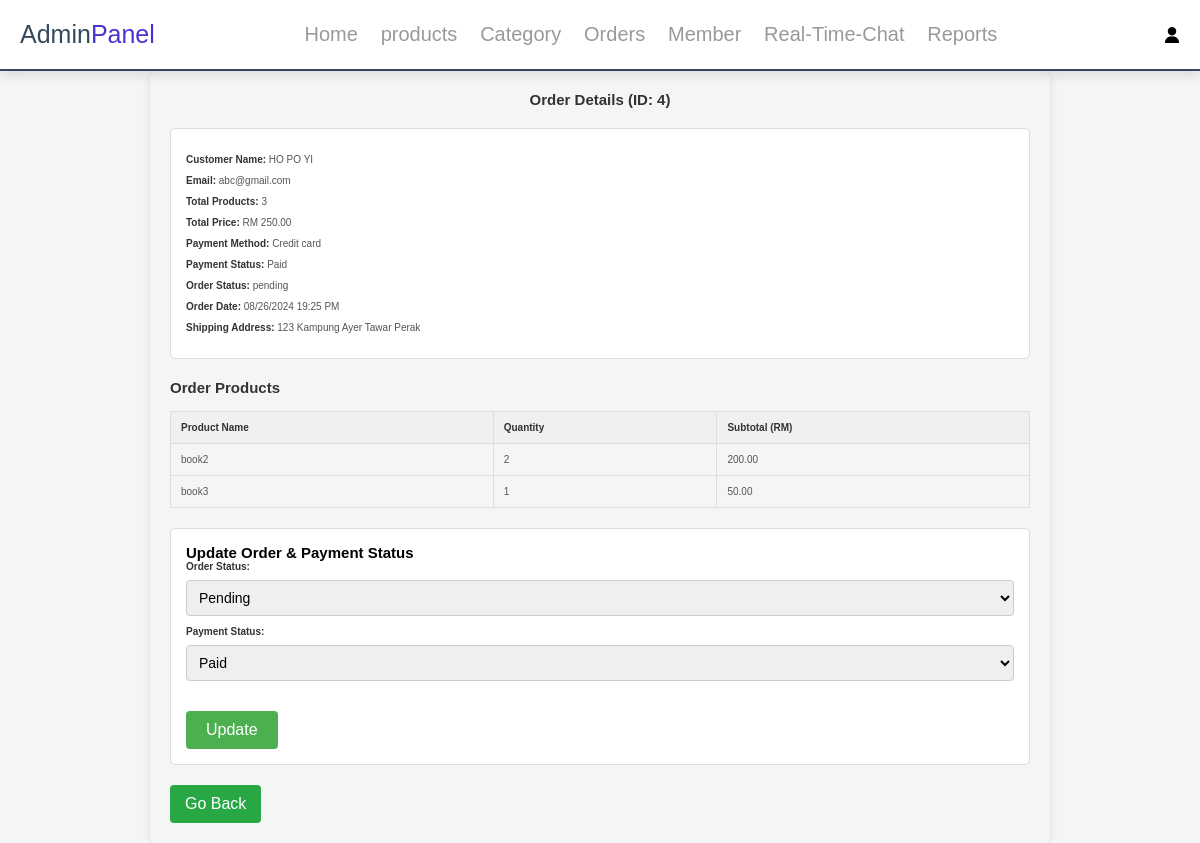
/admin/admin_order_detail.php?id=4 (signed in), run on the app's committed database.
### tables this page shows
CREATE TABLE `orders` (
  `id` int(11) NOT NULL,
  `member_id` int(11) NOT NULL,
  `date` date NOT NULL,
  `time` time NOT NULL,
  `total_product` int(11) NOT NULL,
  `total_price` double NOT NULL,
  `address` varchar(255) NOT NULL,
  `status` varchar(100) NOT NULL
);

CREATE TABLE `user` (
  `id` int(11) NOT NULL,
  `image` varchar(100) NOT NULL,
  `name` varchar(100) NOT NULL,
  `gender` char(1) NOT NULL,
  `dob` date NOT NULL,
  `email` varchar(100) NOT NULL,
  `telephone` varchar(100) NOT NULL,
  `address` varchar(100) NOT NULL,
  `password` varchar(100) NOT NULL,
  `status` varchar(100) NOT NULL,
  `role` varchar(100) NOT NULL,
  `login_attempts` int(11) DEFAULT 0,
  `last_attempt` timestamp NULL DEFAULT NULL,
  `block_until` timestamp NULL DEFAULT NULL
);

CREATE TABLE `payment` (
  `id` int(11) NOT NULL,
  `orders_id` int(11) NOT NULL,
  `amount` double NOT NULL,
  `payment_method` varchar(100) NOT NULL,
  `bankAccount` varchar(20) NOT NULL,
  `CVV` varchar(5) NOT NULL,
  `expired_date` date NOT NULL,
  `status` varchar(100) NOT NULL
);

CREATE TABLE `orderproduct` (
  `id` int(11) NOT NULL,
  `ordersid` int(11) NOT NULL,
  `product_id` int(11) NOT NULL,
  `quantity` int(11) NOT NULL,
  `subtotal` double NOT NULL
);

CREATE TABLE `product` (
  `id` int(11) NOT NULL,
  `name` varchar(100) NOT NULL,
  `author` varchar(100) NOT NULL,
  `price` double NOT NULL,
  `description` varchar(255) NOT NULL,
  `image` varchar(255) NOT NULL,
  `stock` int(11) NOT NULL,
  `category_id` int(11) NOT NULL
);

### admin/admin_order_detail.php (the view, shortened to what this page needs)
<?php
include '../components/_base.php';
$order_id = get('id');
global $_db;
$order_stmt = $_db->prepare("
    SELECT o.*, u.name AS customer_name, u.email, p.payment_method, p.bankAccount, p.status AS payment_status, p.amount
    FROM orders o
    INNER JOIN user u ON o.member_id = u.id
    LEFT JOIN payment p ON o.id = p.orders_id
    WHERE o.id = ?
");
$order_stmt->execute([$order_id]);
$order = $order_stmt->fetch();
$order_products_stmt = $_db->prepare("
    SELECT p.name, p.price, op.quantity, op.subtotal
    FROM orderproduct op
    INNER JOIN product p ON op.product_id = p.id
    WHERE op.ordersid = ?
");
$order_products_stmt->execute([$order_id]);
$order_products = $order_products_stmt->fetchAll();
?>
<!DOCTYPE html>
<html lang="en">
<head>
    <link rel="stylesheet" href="../css/admin_style.css">
</head>
<body>
<?php include '../components/admin_header.php'; ?>
<section class="order-detail">
    <h1>Order Details (ID: <?= encode($order->id) ?>)</h1>
    <div class="order-info">
        <p><strong>Customer Name:</strong> <?= encode($order->customer_name) ?></p>
        <p><strong>Email:</strong> <?= encode($order->email) ?></p>
        <p><strong>Total Products:</strong> <?= encode($order->total_product) ?></p>
        <p><strong>Total Price:</strong> RM <?= number_format($order->total_price, 2) ?></p>
        <p><strong>Payment Method:</strong> <?= ucfirst($order->payment_method) ?></p>
        <p><strong>Payment Status:</strong> <?= ucfirst($order->payment_status) ?></p>
        <p><strong>Order Status:</strong> <?= encode($order->status) ?></p>
        <p><strong>Order Date:</strong> <?= date('m/d/Y', strtotime($order->date)) ?> <?= date('H:i A', strtotime($order->time)) ?></p>
        <p><strong>Shipping Address:</strong> <?= encode($order->address) ?></p>
    </div>
    <div class="order-products">
        <h2>Order Products</h2>
        <table>
            <thead>
                <tr>
                    <th>Product Name</th>
                    <th>Quantity</th>
                    <th>Subtotal (RM)</th>
                </tr>
            </thead>
            <tbody>
                <?php foreach ($order_products as $product): ?>
                    <tr>
                        <td><?= encode($product->name) ?></td>
                        <td><?= encode($product->quantity) ?></td>
                        <td><?= number_format($product->subtotal, 2) ?></td>
                    </tr>
                <?php endforeach; ?>
            </tbody>
        </table>
    </div>
    <form action="admin_order_detail.php?id=<?= encode($order->id) ?>" method="post" class="order-status-form">
        <h2>Update Order & Payment Status</h2>
        <div class="form-group">
            <label for="status">Order Status:</label>
            <?= html_select2('status', [
                'pending' => 'Pending',
                'shipping' => 'Shipping',
                'completed' => 'Completed',
                'cancelled' => 'Cancelled'
            ], null, '', $order->status); ?>
        </div>
        <div class="form-group">
            <label for="payment_status">Payment Status:</label>
            <?= html_select2('payment_status', [
                'unpaid' => 'Unpaid',
                'paid' => 'Paid',
                'refunded' => 'Refunded'
            ], null, '', $order->payment_status); ?>
        </div>
        <button type="submit">Update</button>
    </form>
    <button type="submit" onclick="window.location.href='admin_orders.php';">Go Back</button>
</section>
</body>
</html>

### css/admin_style.css (style rules this page uses)
:root { --main-color:#4834d4; --red:#e74c3c; --orange:#f39c12; --black:#34495e; --white:#fff; --light-bg:#f5f5f5; --light-color:#999; --border:.2rem solid var(--black); --box-shadow:0 .5rem 1rem rgba(0,0,0,.1); }
* { font-family: Arial, Helvetica, sans-serif; margin:0; padding:0; box-sizing: border-box; text-decoration: none; outline: none; border:none; }
html { font-size: 62.5%; overflow-x: hidden; }
body { background-color: var(--light-bg); }
section { max-width: 1500px; margin:0 auto; padding:2rem; }
.order-detail { max-width: 900px; margin: 0 auto; padding: 20px; background-color: #f5f5f5; border-radius: 8px; box-shadow: 0 0 10px rgba(0, 0, 0, 0.1); }
.order-detail h1 { text-align: center; margin-bottom: 20px; color: #333; }
.order-info { margin-bottom: 20px; padding: 15px; background-color: #fff; border: 1px solid #ddd; border-radius: 5px; }
.order-info p { margin: 10px 0; color: #555; }
.order-info p strong { color: #333; }
.order-products { margin-bottom: 20px; }
.order-products h2 { margin-bottom: 15px; color: #333; }
.order-products table { width: 100%; border-collapse: collapse; }
.order-products table thead { background-color: #f0f0f0; }
.order-products table th, .order-products table td { padding: 10px; text-align: left; border: 1px solid #ddd; }
.order-products table th { color: #333; }
.order-products table td { color: #555; }
.order-status-form { margin-top: 20px; padding: 15px; background-color: #fff; border: 1px solid #ddd; border-radius: 5px; }
.order-status-form label { display: block; margin-bottom: 8px; color: #333; }
.order-status-form button { display: inline-block; padding: 10px 20px; background-color: #4CAF50; color: white; border: none; border-radius: 4px; cursor: pointer; transition: background-color 0.3s; }
button { padding: 10px 20px; background-color: #3498db; color: white; border: none; border-radius: 5px; cursor: pointer; font-size: 16px; margin-top: 20px; transition: background-color 0.3s ease; }
label { margin-bottom: 5px; font-weight: bold; }
button { padding: 10px 15px; background-color: #28a745; color: #fff; border: none; border-radius: 4px; font-size: 16px; cursor: pointer; }

### data on the page
orders: id "4", member.name "HO PO YI", member.email "abc@gmail.com", total_product "3", total_price "250.00", payment.payment_method "Credit card", payment.status "Paid", status "pending", date "08/26/2024", time "19:25 PM", address "123 Kampung Ayer Tawar Perak"
orderproduct: product.name "book2", quantity "2", subtotal "200.00"
orderproduct: product.name "book3", quantity "1", subtotal "50.00"

### other printed values
form field status "Pending"
form field payment_status "Paid"
